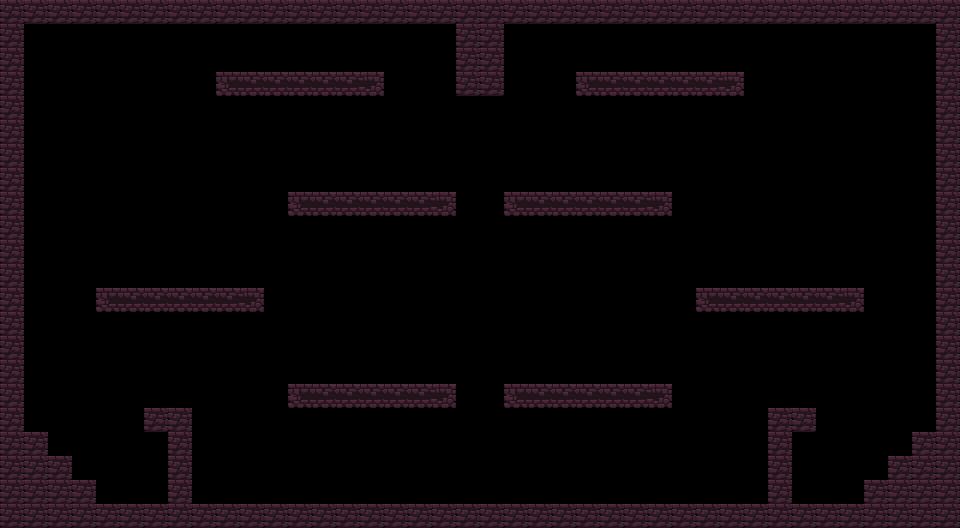

This is a level from a 2D game, rendered from its Tiled map with the project's own tilesets. A one-line summary and the complete map file follow:
An orthogonal 40x22 tile map with 24x24 px tiles, 1 tile layer (Tile Layer 1).

<map version="1.2" tiledversion="1.2.4" orientation="orthogonal" renderorder="left-up" width="40" height="22" tilewidth="24" tileheight="24" infinite="0" nextlayerid="2" nextobjectid="1">
 <tileset firstgid="1" name="01" tilewidth="24" tileheight="24" tilecount="100" columns="10">
  <image source="../img/tile_sets/01.png" width="240" height="240" />
 </tileset>
 <layer id="1" name="Tile Layer 1" width="40" height="22">
  <data encoding="csv">
56,56,56,56,56,56,56,56,56,56,56,56,56,56,56,56,56,56,56,56,56,56,56,56,56,56,56,56,56,56,56,56,56,56,56,56,56,56,56,56,
56,0,0,0,0,0,0,0,0,0,0,0,0,0,0,0,0,0,0,56,56,0,0,0,0,0,0,0,0,0,0,0,0,0,0,0,0,0,0,56,
56,0,0,0,0,0,0,0,0,0,0,0,0,0,0,0,0,0,0,56,56,0,0,0,0,0,0,0,0,0,0,0,0,0,0,0,0,0,0,56,
56,0,0,0,0,0,0,0,0,52,53,53,53,53,53,54,0,0,0,56,56,0,0,0,52,53,53,53,53,53,54,0,0,0,0,0,0,0,0,56,
56,0,0,0,0,0,0,0,0,0,0,0,0,0,0,0,0,0,0,0,0,0,0,0,0,0,0,0,0,0,0,0,0,0,0,0,0,0,0,56,
56,0,0,0,0,0,0,0,0,0,0,0,0,0,0,0,0,0,0,0,0,0,0,0,0,0,0,0,0,0,0,0,0,0,0,0,0,0,0,56,
56,0,0,0,0,0,0,0,0,0,0,0,0,0,0,0,0,0,0,0,0,0,0,0,0,0,0,0,0,0,0,0,0,0,0,0,0,0,0,56,
56,0,0,0,0,0,0,0,0,0,0,0,0,0,0,0,0,0,0,0,0,0,0,0,0,0,0,0,0,0,0,0,0,0,0,0,0,0,0,56,
56,0,0,0,0,0,0,0,0,0,0,0,52,53,53,53,53,53,54,0,0,52,53,53,53,53,53,54,0,0,0,0,0,0,0,0,0,0,0,56,
56,0,0,0,0,0,0,0,0,0,0,0,0,0,0,0,0,0,0,0,0,0,0,0,0,0,0,0,0,0,0,0,0,0,0,0,0,0,0,56,
56,0,0,0,0,0,0,0,0,0,0,0,0,0,0,0,0,0,0,0,0,0,0,0,0,0,0,0,0,0,0,0,0,0,0,0,0,0,0,56,
56,0,0,0,0,0,0,0,0,0,0,0,0,0,0,0,0,0,0,0,0,0,0,0,0,0,0,0,0,0,0,0,0,0,0,0,0,0,0,56,
56,0,0,0,52,53,53,53,53,53,54,0,0,0,0,0,0,0,0,0,0,0,0,0,0,0,0,0,0,52,53,53,53,53,53,54,0,0,0,56,
56,0,0,0,0,0,0,0,0,0,0,0,0,0,0,0,0,0,0,0,0,0,0,0,0,0,0,0,0,0,0,0,0,0,0,0,0,0,0,56,
56,0,0,0,0,0,0,0,0,0,0,0,0,0,0,0,0,0,0,0,0,0,0,0,0,0,0,0,0,0,0,0,0,0,0,0,0,0,0,56,
56,0,0,0,0,0,0,0,0,0,0,0,0,0,0,0,0,0,0,0,0,0,0,0,0,0,0,0,0,0,0,0,0,0,0,0,0,0,0,56,
56,0,0,0,0,0,0,0,0,0,0,0,52,53,53,53,53,53,54,0,0,52,53,53,53,53,53,54,0,0,0,0,0,0,0,0,0,0,0,56,
56,0,0,0,0,0,56,56,0,0,0,0,0,0,0,0,0,0,0,0,0,0,0,0,0,0,0,0,0,0,0,0,56,56,0,0,0,0,0,56,
56,56,0,0,0,0,0,56,0,0,0,0,0,0,0,0,0,0,0,0,0,0,0,0,0,0,0,0,0,0,0,0,56,0,0,0,0,0,56,56,
56,56,56,0,0,0,0,56,0,0,0,0,0,0,0,0,0,0,0,0,0,0,0,0,0,0,0,0,0,0,0,0,56,0,0,0,0,56,56,56,
56,56,56,56,0,0,0,56,0,0,0,0,0,0,0,0,0,0,0,0,0,0,0,0,0,0,0,0,0,0,0,0,56,0,0,0,56,56,56,56,
56,56,56,56,56,56,56,56,56,56,56,56,56,56,56,56,56,56,56,56,56,56,56,56,56,56,56,56,56,56,56,56,56,56,56,56,56,56,56,56
</data>
 </layer>
</map>